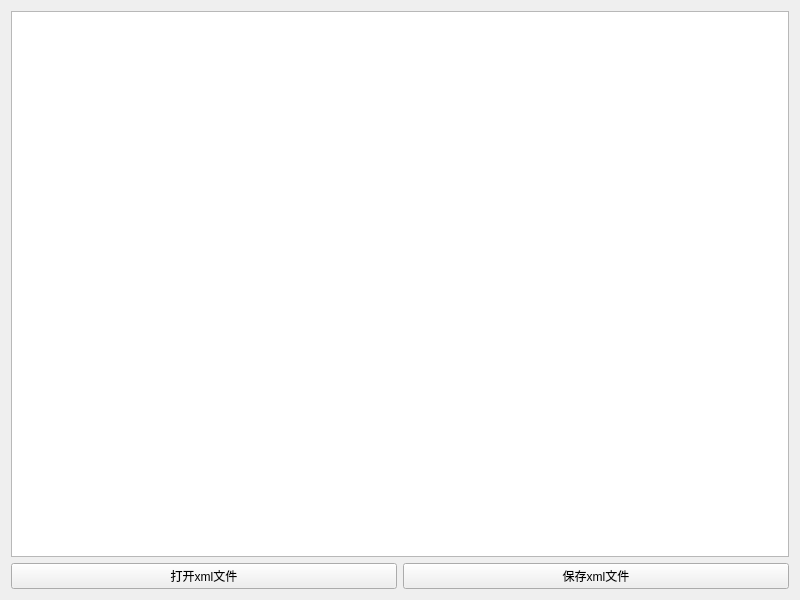
<?xml version="1.0" encoding="UTF-8"?>
<ui version="4.0">
 <class>XMLTOOL</class>
 <widget class="QWidget" name="XMLTOOL">
  <property name="geometry">
   <rect>
    <x>0</x>
    <y>0</y>
    <width>800</width>
    <height>600</height>
   </rect>
  </property>
  <property name="windowTitle">
   <string>我的xml</string>
  </property>
  <property name="windowIcon">
   <iconset resource="res/resource.qrc">
    <normaloff>:/suffix-xml.png</normaloff>:/suffix-xml.png</iconset>
  </property>
  <layout class="QGridLayout" name="gridLayout">
   <item row="0" column="0">
    <widget class="QTextEdit" name="textEdit_show"/>
   </item>
   <item row="1" column="0">
    <layout class="QHBoxLayout" name="horizontalLayout">
     <item>
      <widget class="QPushButton" name="pushButton_open">
       <property name="text">
        <string>打开xml文件</string>
       </property>
      </widget>
     </item>
     <item>
      <widget class="QPushButton" name="pushButton_save">
       <property name="text">
        <string>保存xml文件</string>
       </property>
      </widget>
     </item>
    </layout>
   </item>
  </layout>
 </widget>
 <resources>
  <include location="res/resource.qrc"/>
 </resources>
 <connections/>
</ui>
